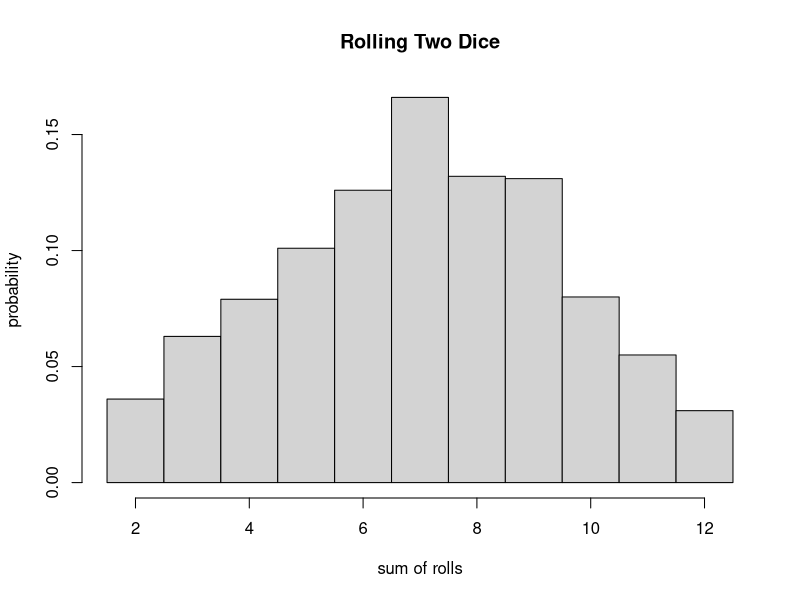
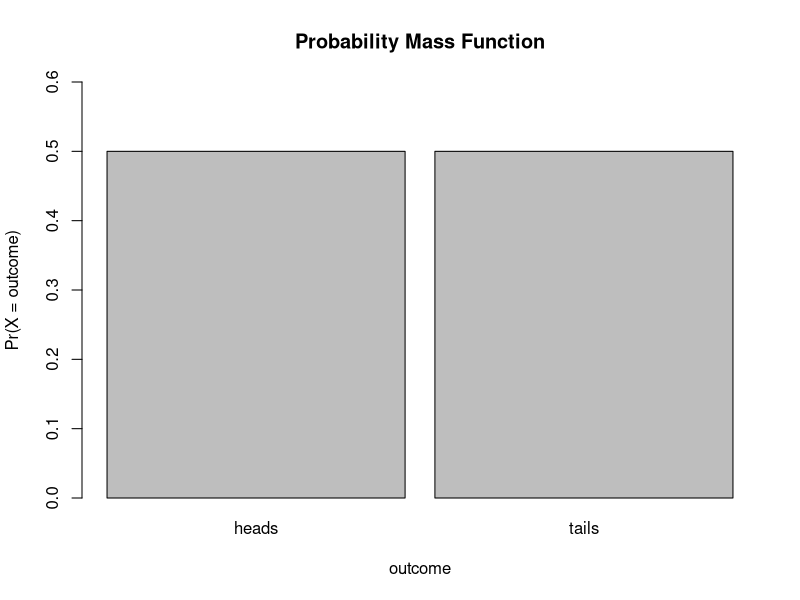
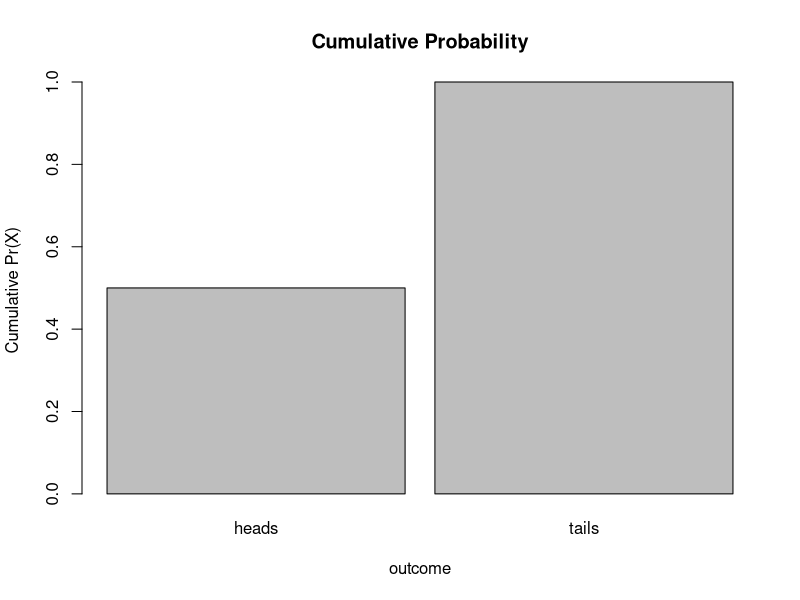
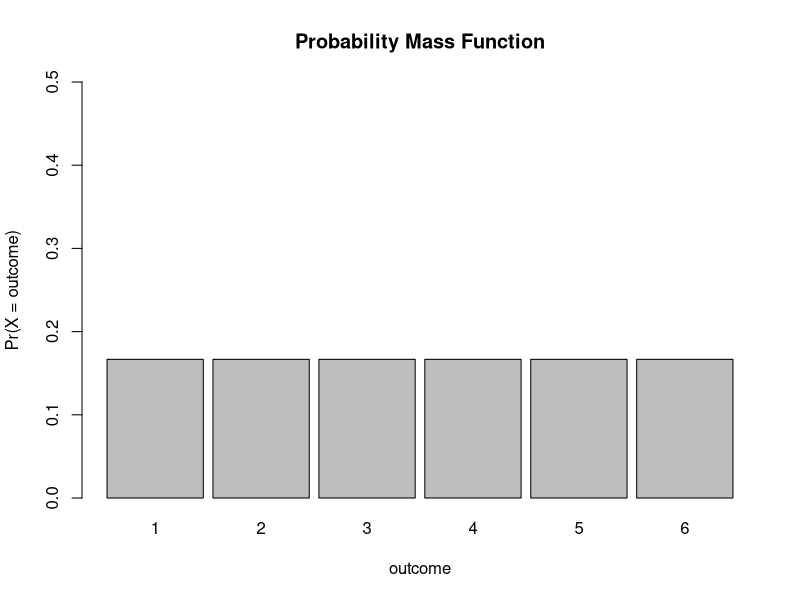
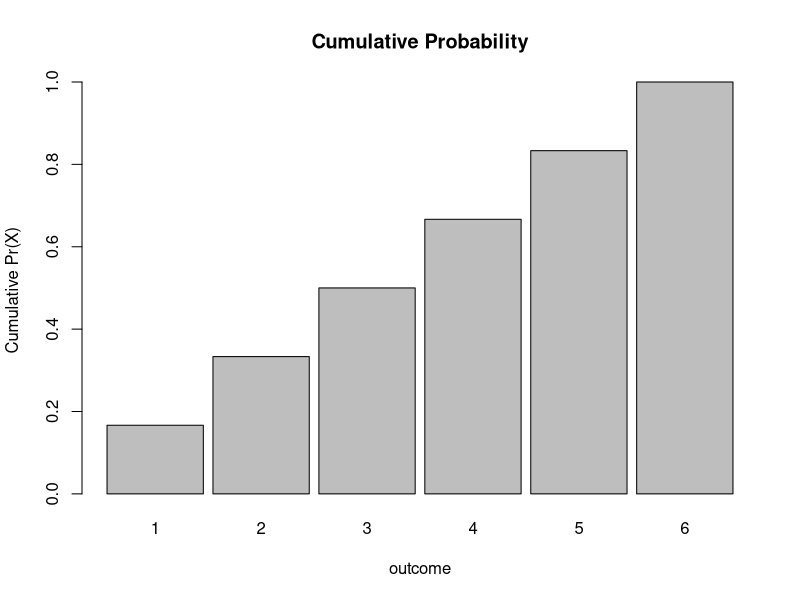
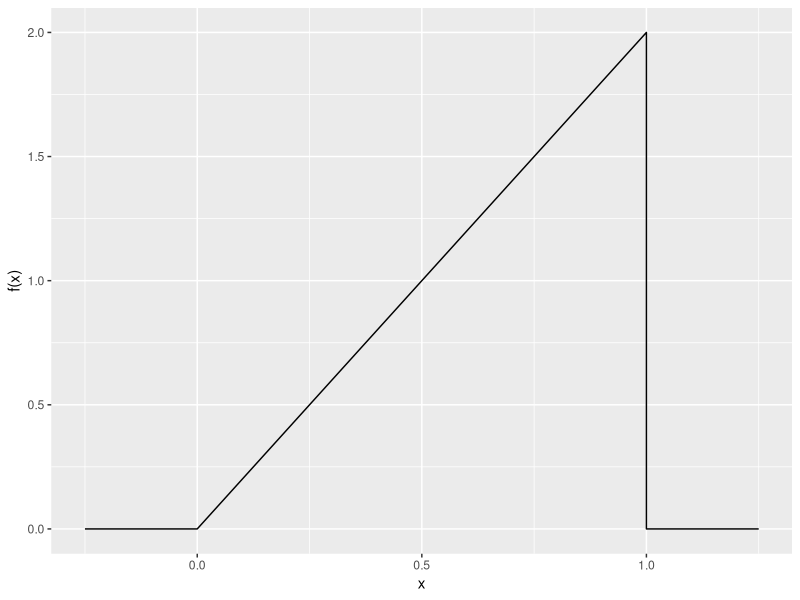
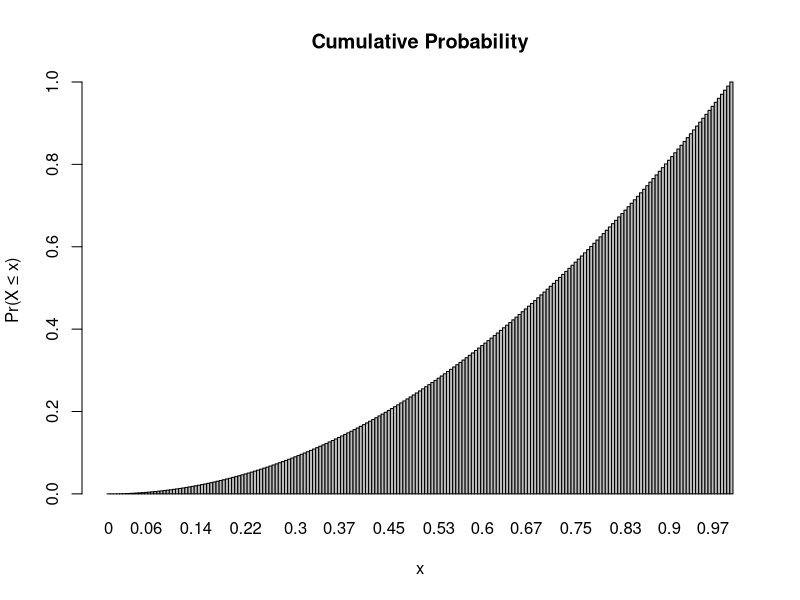
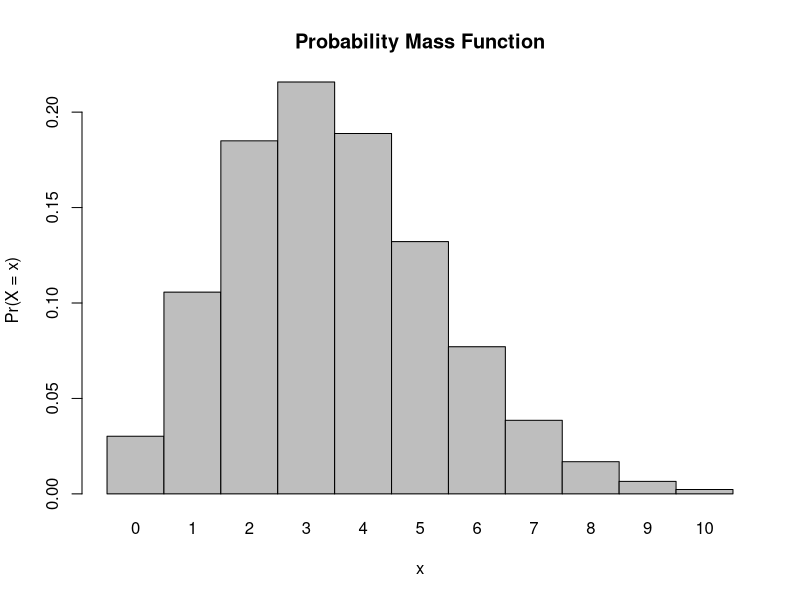

The R source for these figures, in order:
## ---- chunk 1
knitr::opts_chunk$set(echo = TRUE)
## ---- chunk 2
nrolls <- 1000
roll <- function(x) {sample(1:6, x, replace = TRUE)}
two_dice <- roll(nrolls)+roll(nrolls)
hist(two_dice,breaks=c(1.5:12.5), probability = TRUE, main="Rolling Two Dice", xlab = "sum of rolls", ylab = "probability")
## ---- chunk 3
outcomes <- c("heads","tails")
prob <- c(1/2,1/2)
barplot(prob,ylim=c(0,0.6),names.arg=outcomes,space=0.1, xlab="outcome",ylab="Pr(X = outcome)",main="Probability Mass Function")
## ---- chunk 4
cumprob <- cumsum(prob)
barplot(cumprob,names.arg=outcomes,space=0.1,xlab="outcome",ylab="Cumulative Pr(X)",main = "Cumulative Probability")
## ---- chunk 5
outcomes <- c(1,2,3,4,5,6)
prob <- c(1/6,1/6,1/6,1/6,1/6,1/6)
barplot(prob,ylim=c(0,0.5),names.arg=outcomes,space=0.1,xlab="outcome",ylab="Pr(X = outcome)",main="Probability Mass Function")
## ---- chunk 6
cumprob <- cumsum(prob)
barplot(cumprob,names.arg=outcomes,space=0.1,xlab="outcome",ylab="Cumulative Pr(X)",main = "Cumulative Probability")
## ---- chunk 7
library(ggplot2)
a <- 2
b <- 1
K <- 2
x <- seq(from= 0, to=1, by = 0.025)
fx <- K*x^(a-1)*(1-x)^(b-1)
lower_x <- seq(from=-0.25, to=0, by= 0.025) # add some values of x less than zero
upper_x <- seq(from=1, to=1.25, by= 0.025) # add some values of x greater than one
lower_fx <- rep(0,11) # add fx=0 values to x<0
upper_fx <- rep(0,11) # add fx=0 values to x>1
x <- c(lower_x,x,upper_x) # paste xs together
fx <- c(lower_fx,fx,upper_fx) # paste fxs together
d <- as.data.frame(cbind(x,fx))
p <- ggplot(data = d, aes(x=x, y=fx)) + xlab("x") + ylab("f(x)") + geom_line()
p
## ---- chunk 8
x <- seq(from=0, to=1, by=0.005)
prob <- 0.5 * x * K*x^(a-1)*(1-x)^(b-1)
barplot(prob,names.arg=x,space=0,main = "Cumulative Probability", xlab="x",ylab="Pr(X ≤ x)")
## ---- chunk 9
pbeta(0.75, 2, 1) # cumulative probability for x ≤ 0.75
## ---- chunk 10
m <-sum(seq(1:6) * 1/6)
m
## ---- chunk 11
var <- sum((seq(1:6)-mean(seq(1:6)))^2 * (1/6))
var
## ---- chunk 12
x <- 0:10
l = 3.5 # l is lamda 
probset<-dpois(x=x,lambda=l)
barplot(probset,names.arg=x,space=0,xlab="x",ylab="Pr(X = x)",main="Probability Mass Function")
## ---- chunk 13
x <- 0:20
l = 10
probset<-dpois(x=x,lambda=l)
barplot(probset,names.arg=x,space=0,xlab="x",ylab="Pr(X = x)",main="Probability Mass Function")
